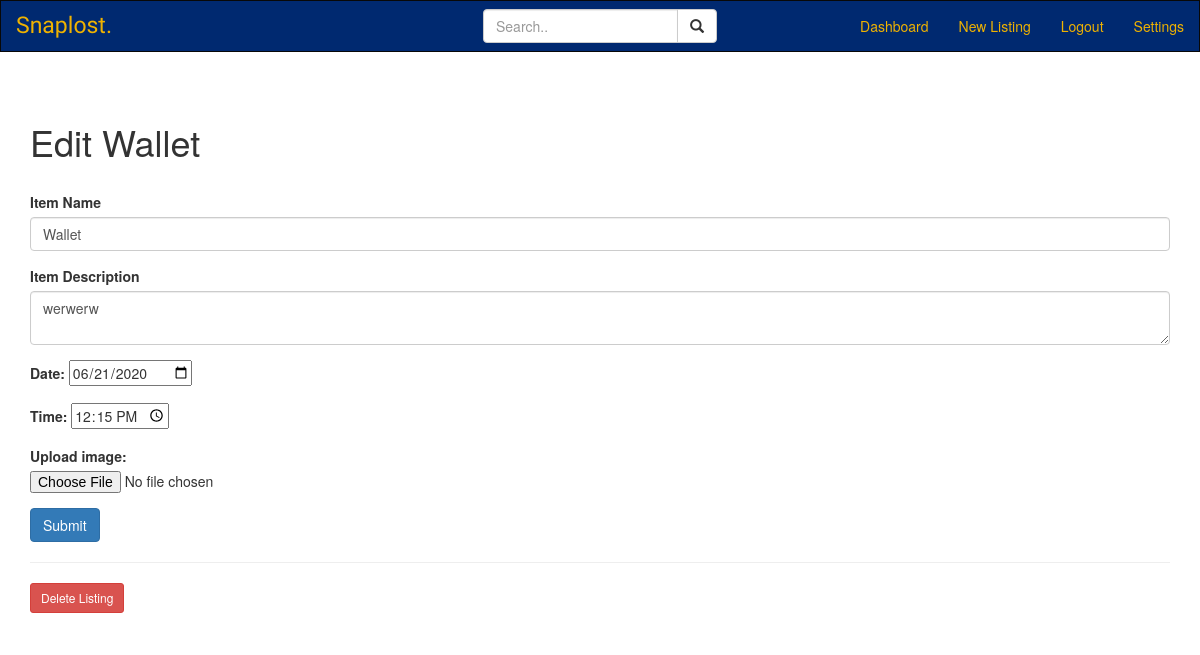
Page /1/edit (signed in) on the earlier database version.
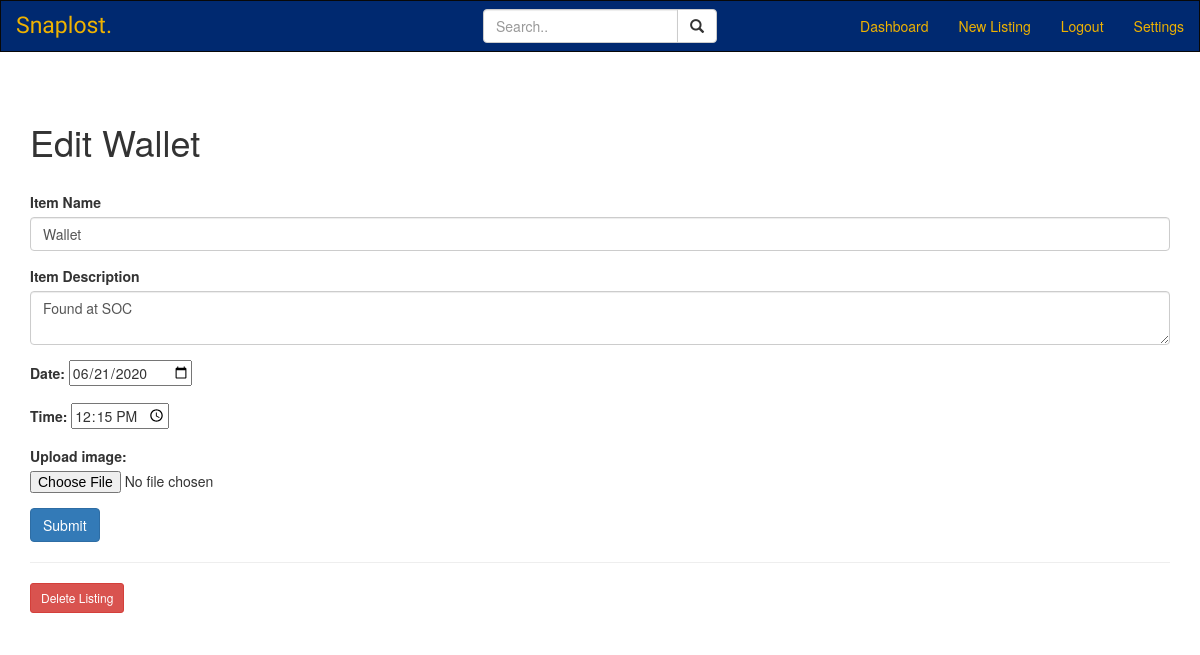
Same page on the later database version.
### models.py (models this page shows)
class Item(UserMixin, db.Model):
    __tablename__ = "item"
    __table_args__ = {'extend_existing': True}
    id = db.Column(db.Integer, primary_key=True)
    item = db.Column(db.String(100), nullable=False)
    description = db.Column(db.String(1000), nullable=False)
    occurdate = db.Column(db.Date)
    time = db.Column(db.Time)

### item.py (the view)
@item.route('/<int:item_id>/edit', methods=('GET','POST'))
@login_required
def edit(item_id):
    item = Item.query.filter_by(id=item_id).first()
    if request.method == 'POST':
        name = request.form['item']
        description = request.form['description']
        occurdate = request.form['occurdate']
        takentime = request.form['time']
        if not name:
            flash('Item name is required!')
            return render_template('edit.html', item=item)
        if not description:
            flash('Item description is required!')
            return render_template('edit.html', item=item)
        if not occurdate:
            flash('Date is required!')
            return render_template('create.html')
        if not takentime:
            flash('Time is required!')
            return render_template('time.html')#if not photo:
        else:
            conDate = datetime.strptime(occurdate, '%Y-%m-%d')
            conTime = datetime.strptime(takentime, "%H:%M:%S").time()
            updated = Item.query.get(item_id)
            if (name != updated.item):
                updated.item = name
            if (description != updated.description):
                updated.description = description
            if (conDate != updated.occurdate):
                updated.occurdate = conDate
            if (conTime != updated.time):
                updated.time = conTime
            db.session.commit()
            flash('"{}" is successfully edited!'.format(name))
            return redirect(url_for('main.home'))
    else:
        return render_template('edit.html', item=item)

### __init__.py (called while the page is built)
def create_app():
    app = Flask(__name__)
    app.config['SQLALCHEMY_TRACK_MODIFICATIONS'] = False
    app.config['SECRET_KEY'] = os.urandom(24)
    app.config['SQLALCHEMY_DATABASE_URI'] = 'sqlite:///db.sqlite'
    db.init_app(app)
    login_manager = LoginManager()
    login_manager.login_view = 'auth.login'
    login_manager.init_app(app)
    from .models import User
    @login_manager.user_loader # A user loader tells Flask-Login how to find a specifc user from the ID
    def load_user(user_id):
        return User.query.get(int(user_id))
    from .auth import auth as auth_blueprint
    app.register_blueprint(auth_blueprint)
    from .main import main as main_blueprint
    app.register_blueprint(main_blueprint)
    from .item import item as item_blueprint
    app.register_blueprint(item_blueprint)
    return app

### templates/edit.html
{% extends 'base.html' %}
{% block content %}
<h1> {% block title %} Edit {{ item['item'] }} {% endblock %} </h1>
<br>
<form method='post'>
    <div class="form-group">
        <label for="item"> Item Name </label>
        <input type="text" name="item"
               placeholder="Name the item" class="form-control"
               value="{{ request.form['item'] or item['item'] }}"> </input>
    </div>
    <div class="form-group">
        <div class="form-group">
            <label for="description">Item Description</label>
            <textarea name="description" placeholder="Description"
                                     class="form-control">{{ request.form['content'] or item['description'] }}</textarea>
    </div>
    <div class="form-group">
        <label for="occurdate"> Date: </label>
        <input type="date" id ="occurdate" name="occurdate" value="{{ request.form['occurdate'] or item['occurdate'] }}">
    </div>
    <div class="form-group">
        <label for="time"> Time: </label>
        <input type="time" id="time" name="time" value="{{ request.form['time'] or item['time'] }}">
    </div>
    <div class="form-group" action="/action_page.php">
        <label for="photo">Upload image: </label>
        <input type="file" id="photo" name="photo" accept="image/*" value="{{ request.form['photo'] or item['photo'] }}">
    </div>
    <div class="form-group">
        <button type="submit" class="btn btn-primary">Submit</button>
    </div>
</form>
<hr>
<form action="{{ url_for('item.delete', item_id=item['id']) }}" method="POST">
    <input type="submit" value="Delete Listing"
                         class="btn btn-danger btn-sm"
                         onclick="return confirm('Are you sure you want to delete this post?')">
</form>
{% endblock %}

Differences in the rows shown:
changed Item "Wallet": description "werwerw" → "Found at SOC"
